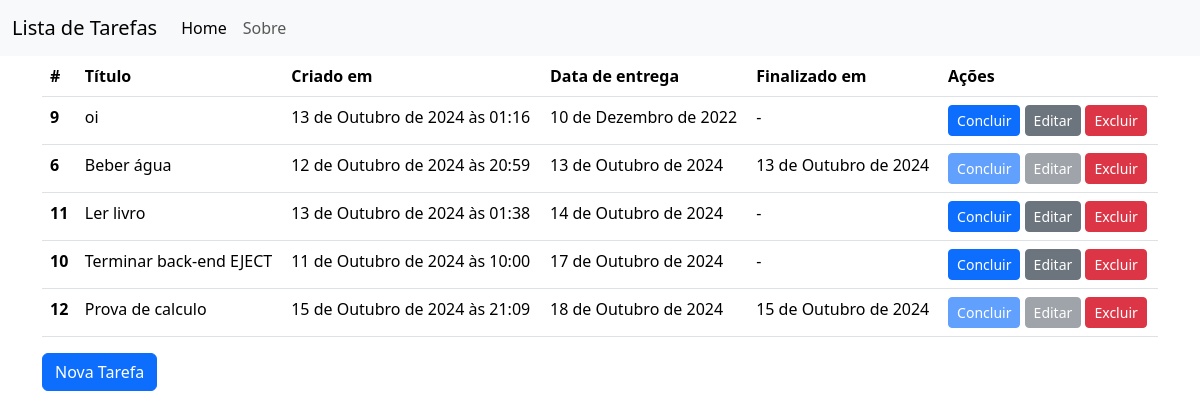
The page / on the database its author committed.
### todos/models.py (models this page shows, shortened)
class Todo(models.Model):
    title = models.CharField(verbose_name='Título', max_length=100, null=False, blank=False)
    created_at = models.DateTimeField(auto_now_add=True, null=False, blank=False)
    deadline = models.DateField(verbose_name='Data de entrega',null=False, blank=False)
    finished_at = models.DateField(null=True)
    class Meta:
        ordering = ["deadline"]

### todos/views.py (the view)
# urls.py: path("", TodoListView.as_view(), name="todo_list"),
class TodoListView(ListView):
    model = Todo

### todos/templates/todos/todo_list.html (shortened to what this page needs)
{% extends "base.html" %}
{% block content %}
    {% if todo_list %}
        <table class="table">
            <thead>
                <tr>
                    <th scope="col">#</th>
                    <th scope="col">Título</th>
                    <th scope="col">Criado em</th>
                    <th scope="col">Data de entrega</th>
                    <th scope="col">Finalizado em</th>
                    <th scope="col">Ações</th>
                </tr>
                </thead>
                <tbody>
                {% for todo in todo_list %}
                <tr>
                    <th scope="row">{{ todo.pk}}</th>
                    <td>{{ todo.title}}</td>
                    <td>{{ todo.created_at}}</td>
                    <td>{{ todo.deadline}}</td>
                    <td>{{ todo.finished_at|default:"-"}}</td>
                    <td>
                        <a href='{% url 'todo_complete' pk=todo.pk %}' class="btn btn-primary btn-sm {% if todo.finished_at %}disabled{% endif %}">Concluir</a>
                        <a href='{% url 'todo_update' pk=todo.pk %}' class="btn btn-secondary btn-sm {% if todo.finished_at %}disabled{% endif %}" >Editar</a>
                        <a href='{% url 'todo_delete' pk=todo.pk %}' class="btn btn-danger btn-sm" >Excluir</a>
                    </td>
                </tr>
                {% endfor %}
            </tbody>
        </table>
        {% else %}
        <p>Não há tarefas cadastradas.</p>
        {% endif %}
        <a href="{% url 'todo_create'%}" class="btn btn-primary">Nova Tarefa</a>
{% endblock content %}

### todos/templates/base.html (shortened to what this page needs)
<!DOCTYPE html>
<html lang="pt-br">
<head>
    <link href="https://cdn.jsdelivr.net/npm/bootstrap@5.3.3/dist/css/bootstrap.min.css" rel="stylesheet">
</head>
<body>
    <nav class="navbar navbar-expand-lg bg-body-tertiary">
        <div class="container-fluid">
          <a class="navbar-brand" href="{% url 'todo_list' %}">Lista de Tarefas</a>
          <div class="collapse navbar-collapse" id="navbarNav">
            <ul class="navbar-nav">
              <li class="nav-item">
                <a class="nav-link active" aria-current="page" href="#">Home</a>
              </li>
              <li class="nav-item">
                <a class="nav-link" href="#">Sobre</a>
              </li>
            </ul>
          </div>
        </div>
      </nav>
    <main class="container">
        {% block content %}{% endblock content %}
    </main>
</body>
</html>

### rows shown on the page
Todo: pk "9", title "oi", created_at "13 de Outubro de 2024 às 01:16", deadline "10 de Dezembro de 2022", finished_at "-"
Todo: pk "6", title "Beber água", created_at "12 de Outubro de 2024 às 20:59", deadline "13 de Outubro de 2024", finished_at "13 de Outubro de 2024"
Todo: pk "11", title "Ler livro", created_at "13 de Outubro de 2024 às 01:38", deadline "14 de Outubro de 2024", finished_at "-"
Todo: pk "10", title "Terminar back-end EJECT", created_at "11 de Outubro de 2024 às 10:00", deadline "17 de Outubro de 2024", finished_at "-"
Todo: pk "12", title "Prova de calculo", created_at "15 de Outubro de 2024 às 21:09", deadline "18 de Outubro de 2024", finished_at "15 de Outubro de 2024"
